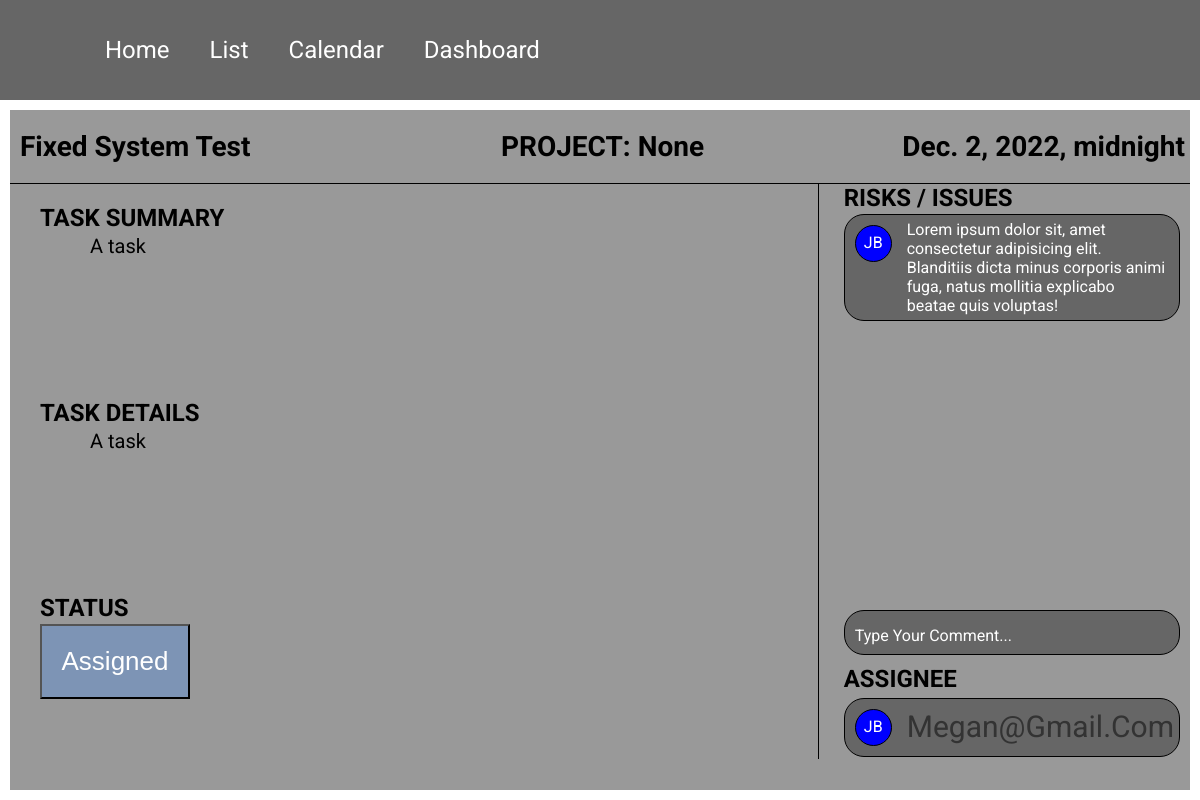
/tasks/1, run on an earlier commit of the app's database.
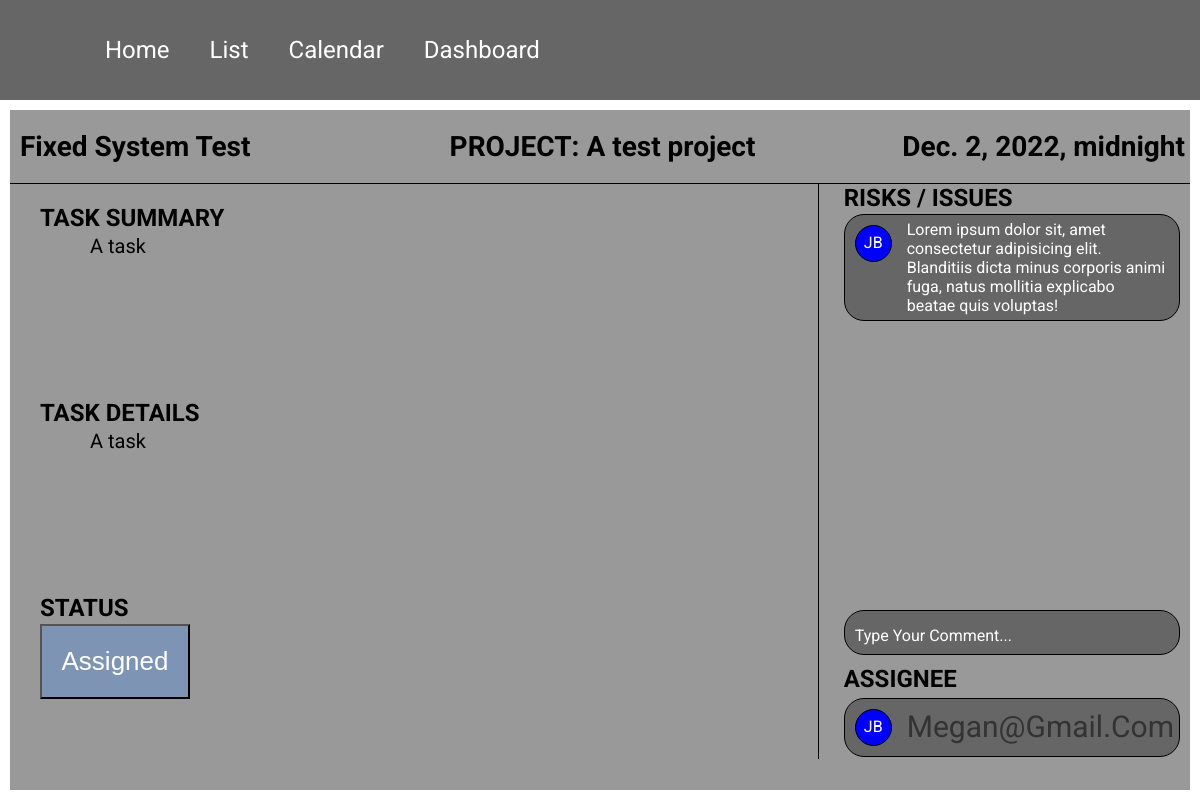
And on a later commit of the database.
### tasks/models.py (models this page shows, shortened)
class Task(models.Model):
    task_name = models.CharField(max_length=120)
    task_summary = models.TextField()
    task_details = models.TextField()
    created_on = models.DateTimeField(auto_now_add=True)
    deadline = models.DateTimeField()
    assignee = models.ForeignKey(
        get_user_model(),
        on_delete=models.CASCADE,
        related_name="task_assignee"
    )
    author = models.ForeignKey(
        get_user_model(),
        on_delete=models.CASCADE,
        related_name="task_author"
    )
    status = models.ForeignKey(
        Status,
        on_delete=models.CASCADE,
        blank = True,
        null = True
    )
    project = models.ForeignKey(
        Project,
        on_delete=models.CASCADE,
        blank=True,
        null=True
    )
    priority = models.ForeignKey(
        Priority,
        on_delete=models.CASCADE,
        blank = True,
        null = True
    )

class Status(models.Model):
    name = models.CharField(max_length=128)
    description = models.CharField(max_length=128)
    def __str__(self):
        return self.name

### accounts/models.py (models this page shows)
class CustomUser(AbstractBaseUser, PermissionsMixin):
    email = models.EmailField(_('email address'), unique=True)
    is_staff = models.BooleanField(default=False)
    is_active = models.BooleanField(default=True)
    date_joined = models.DateTimeField(default=timezone.now)
    USERNAME_FIELD = 'email'
    REQUIRED_FIELDS = []
    color = models.CharField(max_length=7, default="#FFFFFF")
    first_name = models.CharField(max_length=128)
    last_name = models.CharField(max_length=128)
    phone = models.CharField(max_length=9, null=True)
    image = models.ImageField(upload_to='images/')
    objects = CustomUserManager()
    def __str__(self):
        return self.email

### projects/models.py (models this page shows, shortened)
class Project(models.Model):
    title = models.CharField(max_length=120)
    summary = models.TextField()
    deadline = models.DateTimeField()
    created_on = models.DateTimeField(auto_now_add=True)
    author = models.ForeignKey(
        get_user_model(),
        on_delete=models.CASCADE,
        related_name="project_author"
    )
    assignee = models.ForeignKey(
        get_user_model(),
        on_delete=models.CASCADE,
        related_name="project_assignee"
    )
    status = models.ForeignKey(
        Status,
        on_delete=models.CASCADE,
        blank = True,
        null = True
    )
    def __str__(self):
        return self.title

### tasks/views.py (the view)
# urls.py: path('<int:pk>', TaskDetailView.as_view(), name="task-detail"),
class TaskDetailView(DetailView):
    template_name = "tasks/task-detail.html"
    model = Task
    def get_context_data(self, **kwargs):
        context = super().get_context_data(**kwargs)
        return context

### templates/tasks/task-detail.html (shortened to what this page needs)
{% extends 'base.html' %}
{% load static %}
{% block links %}
    <link rel="stylesheet" href="{% static 'css/task-detail.css' %}" />
{% endblock links %}
{% block contents %}
<div class="everything">
    <div class="top-section">
        <div class="task-name">
            <h3>{{ task.task_name | truncatechars:100 }}</h3>
        </div>
        <div class="project">
            <h3>PROJECT: {{ task.project | truncatechars:100 }}</h3>
        </div>
        <div class="deadline">
            <h3>{{ task.deadline }}</h3>
        </div>
    </div>
    <div class="bottom-section">
        <div class="left-section">
            <div class="summary">
                <h4>TASK SUMMARY</h4>
                <p>{{ task.task_summary }}</p>
            </div>
            <div class="details">
                <h4>TASK DETAILS</h4>
                <p>{{ task.task_details}}</p>
            </div>
            <div class="status">
                <h4>STATUS</h4>
                <button>{{ task.status }}</button>
            </div>
        </div>
        <div class="right-section">
            <div class="risks">
                <h4>RISKS / ISSUES</h4>
                <div class="comment-bubble">
                    <div class="circle">JB</div>
                    <span>Lorem ipsum dolor sit, amet consectetur adipisicing elit. Blanditiis dicta minus corporis animi fuga, natus mollitia explicabo beatae quis voluptas!</span>
                </div>
            </div>
            <div class="comment">
                <span>Type Your Comment...</span>
            </div>
            <div class="assignee">
                <h4>ASSIGNEE</h4>
                <div class="user-bubble">
                    <div class="circle">JB</div>
                    <span>{{ task.assignee }}</span>
                </div>
            </div>
        </div>
    </div>
</div>
{% endblock contents %}

What changed in the data, as far as the page shows it:
changed Task "Fixed System Test": project "None" → "A test project"
